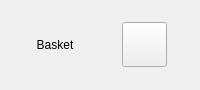
        <widget class="QWidget" name="Header" native="true">
         <property name="sizePolicy">
          <sizepolicy hsizetype="Preferred" vsizetype="Fixed">
           <horstretch>0</horstretch>
           <verstretch>0</verstretch>
          </sizepolicy>
         </property>
         <property name="minimumSize">
          <size>
           <width>0</width>
           <height>90</height>
          </size>
         </property>
         <property name="maximumSize">
          <size>
           <width>16777215</width>
           <height>90</height>
          </size>
         </property>
         <property name="styleSheet">
          <string notr="true">font: 700 45px;</string>
         </property>
         <layout class="QHBoxLayout" name="Header_horizontalLayout">
          <property name="spacing">
           <number>0</number>
          </property>
          <property name="leftMargin">
           <number>0</number>
          </property>
          <property name="topMargin">
           <number>0</number>
          </property>
          <property name="rightMargin">
           <number>0</number>
          </property>
          <property name="bottomMargin">
           <number>0</number>
          </property>
          <item>
           <widget class="QLabel" name="Heading">
            <property name="sizePolicy">
             <sizepolicy hsizetype="Preferred" vsizetype="Preferred">
              <horstretch>0</horstretch>
              <verstretch>0</verstretch>
             </sizepolicy>
            </property>
            <property name="text">
             <string>Basket</string>
            </property>
            <property name="alignment">
             <set>Qt::AlignCenter</set>
            </property>
            <property name="indent">
             <number>0</number>
            </property>
           </widget>
          </item>
          <item>
           <widget class="QWidget" name="CartAccountBlock" native="true">
            <property name="sizePolicy">
             <sizepolicy hsizetype="Maximum" vsizetype="Preferred">
              <horstretch>0</horstretch>
              <verstretch>0</verstretch>
             </sizepolicy>
            </property>
            <property name="minimumSize">
             <size>
              <width>70</width>
              <height>0</height>
             </size>
            </property>
            <property name="maximumSize">
             <size>
              <width>70</width>
              <height>16777215</height>
             </size>
            </property>
            <layout class="QHBoxLayout" name="CartAccountBlock_horizontalLayout">
             <property name="spacing">
              <number>15</number>
             </property>
             <property name="leftMargin">
              <number>0</number>
             </property>
             <property name="topMargin">
              <number>0</number>
             </property>
             <property name="rightMargin">
              <number>0</number>
             </property>
             <property name="bottomMargin">
              <number>0</number>
             </property>
             <item>
              <widget class="QPushButton" name="AccountButton">
               <property name="sizePolicy">
                <sizepolicy hsizetype="Maximum" vsizetype="Maximum">
                 <horstretch>0</horstretch>
                 <verstretch>0</verstretch>
                </sizepolicy>
               </property>
               <property name="minimumSize">
                <size>
                 <width>45</width>
                 <height>45</height>
                </size>
               </property>
               <property name="maximumSize">
                <size>
                 <width>45</width>
                 <height>45</height>
                </size>
               </property>
               <property name="cursor">
                <cursorShape>PointingHandCursor</cursorShape>
               </property>
               <property name="styleSheet">
                <string notr="true">border-image: url(:/resources/resources/Account.png) 0 stretch stretch;</string>
               </property>
               <property name="text">
                <string/>
               </property>
              </widget>
             </item>
            </layout>
           </widget>
          </item>
          <item>
           <spacer name="horizontalSpacer">
            <property name="orientation">
             <enum>Qt::Horizontal</enum>
            </property>
            <property name="sizeType">
             <enum>QSizePolicy::Fixed</enum>
            </property>
            <property name="sizeHint" stdset="0">
             <size>
              <width>20</width>
              <height>20</height>
             </size>
            </property>
           </spacer>
          </item>
         </layout>
        </widget>
